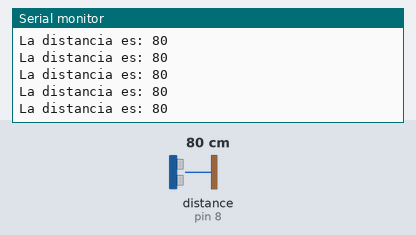
A sketch run on a simulated Arduino Uno, built with avr-gcc and run on an emulated ATmega328P. Shown: the last lines printed to the serial monitor. Wiring (inferred from the names in the program): ultrasonic range finder: trigger pin 9; echo pin 8. The inputs (shaded band) are chosen by the test bench; at power-on: distance to the obstacle (sensor on pin 8) 80 cm. The echo pulse lasts 58.3 µs per cm.

Above: at 1.2 s.
1.3 s: distance to the obstacle (sensor on pin 8) set to 2 cm
At 1.31 s:
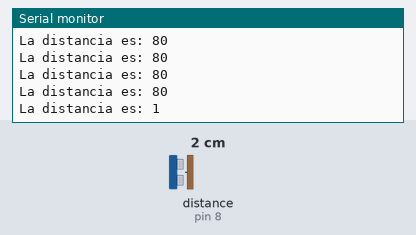
4.3 s: distance to the obstacle (sensor on pin 8) set to 9 cm
At 4.35 s:
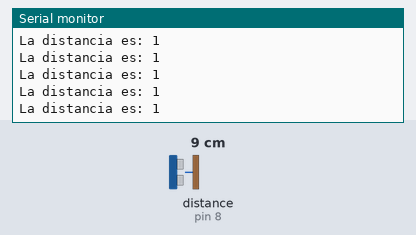
Timing chart, 0 to 7.3 s (numbered marks = the images above; inputs shaded):
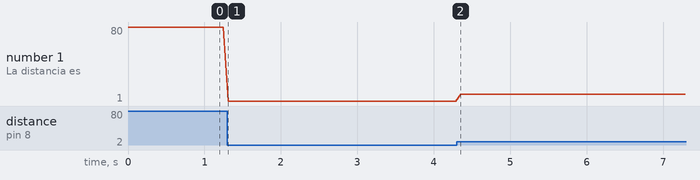

The sketch:

ultrasonidos.ino
```cpp
#define ECHO 8      // Pin para recibir el pulso de eco
#define TRIGGER 9   // Pin para enviar el pulso de disparo

void setup() {
  Serial.begin(9600);
  init_ultrasonidos();
}

void loop() {
  unsigned int tiempo, distancia;

  pulso_ultrasonidos();  	 // Enviamos pulso
  tiempo = pulseIn(ECHO,HIGH); // Medimos el tiempo que tarda en volver
  distancia= tiempo/58;        // El sonido tarda 29uS en recorrer un cm.

  Serial.print("La distancia es: ");
  Serial.println(distancia);
  delay(60);  // Dejamos tiempo antes de emitir un nuevo pulso
}

void init_ultrasonidos(){
  pinMode(TRIGGER, OUTPUT);
  pinMode(ECHO, INPUT);
}

void pulso_ultrasonidos() {
  digitalWrite(TRIGGER, HIGH);
  delayMicroseconds(10);
  digitalWrite(TRIGGER, LOW);
}
```

Measured:
- after the input at 1.3 s, the serial monitor: prints a new line at once (image 1)
- plotted number 1: 80 → 1 after the input at 1.3 s, 1 → 8 after the input at 4.3 s
